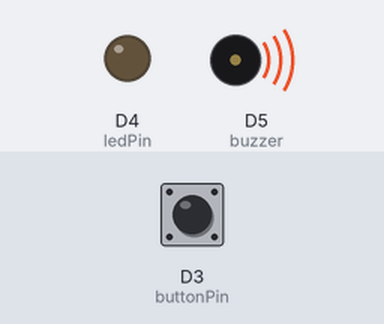
Simulated run of this sketch. Board: ESP8266 (Wemos D1 mini). On the bench: output pins drawn as LEDs (lit = HIGH), buzzer (waves = sounding, pin HIGH). The test bench sets the inputs (shaded band); at power-on: D3 (buttonPin) LOW.

Above: at 0.2 s.
At 31.8 s:
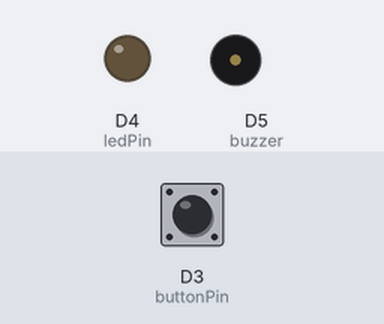
Timing chart, 0 to 41.8 s (numbered marks = the images above):
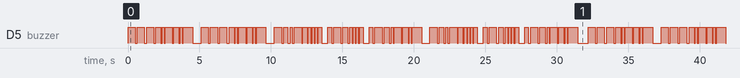

Measured:
- by itself, D5 (buzzer): moves between LOW and HIGH, repeating every 32.2 s
- by itself, everything shown: repeats every 32.2 s, in 108 steps

The sketch:

PushButton_and_Buzzer_Chirp.ino
```cpp
const int buttonPin = D3;
const int ledPin = BUILTIN_LED;
int buzzer = D5;
int buttonState = 0;

void setup() {
  pinMode(buzzer, OUTPUT);
  digitalWrite(buzzer, LOW);
  pinMode(buttonPin, INPUT);
  pinMode(ledPin, OUTPUT);

  // set initial state, LED off
  digitalWrite(ledPin, buttonState);
}

void beep (int speakerPin, float noteFrequency, long noteDuration){
  int x;
  // Convert the frequency to microseconds
  float microsecondsPerWave = 1000000/noteFrequency;
  // Calculate how many milliseconds there are per HIGH/LOW cycles.
  float millisecondsPerCycle = 1000/(microsecondsPerWave * 2);
  // Multiply noteDuration * number or cycles per millisecond
  float loopTime = noteDuration * millisecondsPerCycle;
  // Play the note for the calculated loopTime.
  for (x=0;x<loopTime;x++)
  {
  digitalWrite(speakerPin,HIGH);
  delayMicroseconds(microsecondsPerWave);
  digitalWrite(speakerPin,LOW);
  delayMicroseconds(microsecondsPerWave);
  }
}

void ohhh() {
  for (int i=1000; i<2000; i=i*1.02) { beep(buzzer,i,10); } for (int i=2000; i>1000; i=i*.98) {
  beep(buzzer,i,10);
  }
}

void uhoh() {
  for (int i=1000; i<1244; i=i*1.01) { beep(buzzer,i,30); } delay(200); for (int i=1244; i>1108; i=i*.99) {
  beep(buzzer,i,30);
 }
}

void tone(uint8_t _pin, unsigned int frequency, unsigned long duration, unsigned long pause) {
  pinMode (_pin, OUTPUT );
  analogWriteFreq(frequency);
  analogWrite(_pin,500);
  delay(duration);
  analogWrite(_pin,0);
  delay(pause);
}

void cricket(){
  for(int i=0; i<4; i++){
    tone(buzzer, 50, 20, 15);
  }
  delay(50);
}

void musicSection1(){
  //delay(500);
  //Star Wars
  //1
  tone(buzzer, 440, 500, 150);
  tone(buzzer, 440, 500, 150);
  tone(buzzer, 440, 500, 150);

  tone(buzzer, 349, 350, 80);
  tone(buzzer, 523, 150, 80);
  tone(buzzer, 440, 500, 100);

  tone(buzzer, 349, 350, 80);
  tone(buzzer, 523, 150, 80);
  tone(buzzer, 440, 650, 100);

  delay(500);
  //2
  tone(buzzer, 659, 500, 150);
  tone(buzzer, 659, 500, 150);
  tone(buzzer, 659, 500, 150);

  tone(buzzer, 698, 350, 80);
  tone(buzzer, 523, 150, 80);
  tone(buzzer, 415, 500, 100);

  tone(buzzer, 349, 350, 80);
  tone(buzzer, 523, 150, 80);
  tone(buzzer, 440, 650, 100);

  delay(500);
}

void musicSection2(){
  //delay(500);
  //Star Wars
  //1
  tone(buzzer, 880, 500, 150);
  tone(buzzer, 440, 300, 150);
  tone(buzzer, 440, 150, 150);

  tone(buzzer, 880, 500, 80);
  tone(buzzer, 830, 325, 80);
  tone(buzzer, 784, 175, 100);

  tone(buzzer, 740, 125, 80);
  tone(buzzer, 698, 125, 80);
  tone(buzzer, 740, 250, 100);

  delay(325);
  //2
  tone(buzzer, 466, 250, 150);
  tone(buzzer, 622, 500, 150);
  tone(buzzer, 587, 325, 150);

  tone(buzzer, 554, 175, 80);
  tone(buzzer, 523, 125, 80);
  tone(buzzer, 494, 125, 100);

  tone(buzzer, 523, 250, 80);

  delay(350);
}

void musicVariant1(){
  //delay(500);
  //Star Wars
  //1
  tone(buzzer, 349, 250, 150);
  tone(buzzer, 415, 500, 150);
  tone(buzzer, 349, 350, 150);

  tone(buzzer, 440, 125, 80);
  tone(buzzer, 523, 500, 80);
  tone(buzzer, 440, 375, 100);

  tone(buzzer, 523, 125, 80);
  tone(buzzer, 659, 650, 80);

  delay(500);
}

void musicVariant2(){
  //delay(500);
  //Star Wars
  //1
  tone(buzzer, 349, 250, 150);
  tone(buzzer, 415, 500, 150);
  tone(buzzer, 349, 375, 150);

  tone(buzzer, 523, 125, 80);
  tone(buzzer, 440, 500, 80);
  tone(buzzer, 349, 375, 100);

  tone(buzzer, 523, 125, 80);
  tone(buzzer, 440, 650, 80);

  delay(650);
}

void loop() {
  // read button state, HIGH when pressed, LOW when not
  buttonState = digitalRead(buttonPin);

  // if the push button pressed, switch on the LED
  if (buttonState == HIGH) {
    digitalWrite(ledPin, HIGH);  // LED on
  } else {
    digitalWrite(ledPin, LOW); // LED off
    //cricket();
    // Star Wars
    musicSection1();
    musicSection2();
    musicVariant1();
    musicSection2();
    musicVariant2();
    //ohhh();
    //uhoh();
  }
}
```
